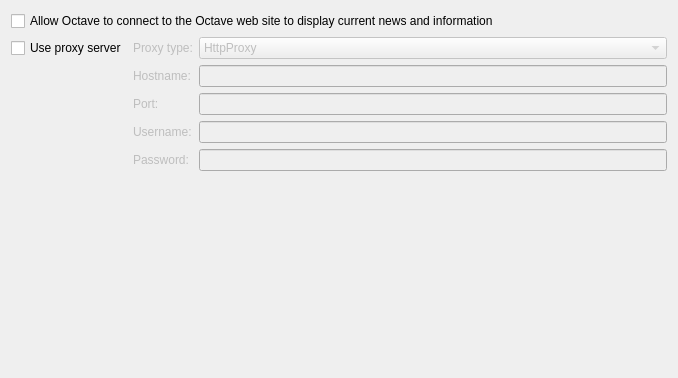
         <widget class="QWidget" name="scrollAreaWidgetContents_7">
          <property name="geometry">
           <rect>
            <x>0</x>
            <y>0</y>
            <width>678</width>
            <height>378</height>
           </rect>
          </property>
          <layout class="QVBoxLayout" name="verticalLayout_20">
           <item>
            <layout class="QVBoxLayout" name="verticalLayout">
             <item>
              <widget class="QCheckBox" name="checkbox_allow_web_connect">
               <property name="text">
                <string>Allow Octave to connect to the Octave web site to display current news and information</string>
               </property>
              </widget>
             </item>
             <item>
              <layout class="QGridLayout" name="gridLayout_5">
               <item row="1" column="1">
                <widget class="QLabel" name="label_4">
                 <property name="enabled">
                  <bool>false</bool>
                 </property>
                 <property name="text">
                  <string>Hostname:</string>
                 </property>
                </widget>
               </item>
               <item row="0" column="2">
                <widget class="QComboBox" name="proxyType">
                 <property name="enabled">
                  <bool>false</bool>
                 </property>
                 <item>
                  <property name="text">
                   <string>HttpProxy</string>
                  </property>
                 </item>
                 <item>
                  <property name="text">
                   <string>Socks5Proxy</string>
                  </property>
                 </item>
                </widget>
               </item>
               <item row="3" column="1">
                <widget class="QLabel" name="label_6">
                 <property name="enabled">
                  <bool>false</bool>
                 </property>
                 <property name="text">
                  <string>Username:</string>
                 </property>
                </widget>
               </item>
               <item row="0" column="0">
                <widget class="QCheckBox" name="useProxyServer">
                 <property name="text">
                  <string>Use proxy server</string>
                 </property>
                </widget>
               </item>
               <item row="0" column="1">
                <widget class="QLabel" name="label_3">
                 <property name="enabled">
                  <bool>false</bool>
                 </property>
                 <property name="text">
                  <string>Proxy type:</string>
                 </property>
                </widget>
               </item>
               <item row="2" column="1">
                <widget class="QLabel" name="label_5">
                 <property name="enabled">
                  <bool>false</bool>
                 </property>
                 <property name="text">
                  <string>Port:</string>
                 </property>
                </widget>
               </item>
               <item row="4" column="1">
                <widget class="QLabel" name="label_7">
                 <property name="enabled">
                  <bool>false</bool>
                 </property>
                 <property name="text">
                  <string>Password:</string>
                 </property>
                </widget>
               </item>
               <item row="1" column="2">
                <widget class="QLineEdit" name="proxyHostName">
                 <property name="enabled">
                  <bool>false</bool>
                 </property>
                </widget>
               </item>
               <item row="2" column="2">
                <widget class="QLineEdit" name="proxyPort">
                 <property name="enabled">
                  <bool>false</bool>
                 </property>
                </widget>
               </item>
               <item row="3" column="2">
                <widget class="QLineEdit" name="proxyUserName">
                 <property name="enabled">
                  <bool>false</bool>
                 </property>
                </widget>
               </item>
               <item row="4" column="2">
                <widget class="QLineEdit" name="proxyPassword">
                 <property name="enabled">
                  <bool>false</bool>
                 </property>
                 <property name="echoMode">
                  <enum>QLineEdit::Password</enum>
                 </property>
                </widget>
               </item>
              </layout>
             </item>
            </layout>
           </item>
           <item>
            <spacer name="verticalSpacer_5">
             <property name="orientation">
              <enum>Qt::Vertical</enum>
             </property>
             <property name="sizeHint" stdset="0">
              <size>
               <width>20</width>
               <height>40</height>
              </size>
             </property>
            </spacer>
           </item>
          </layout>
         </widget>
